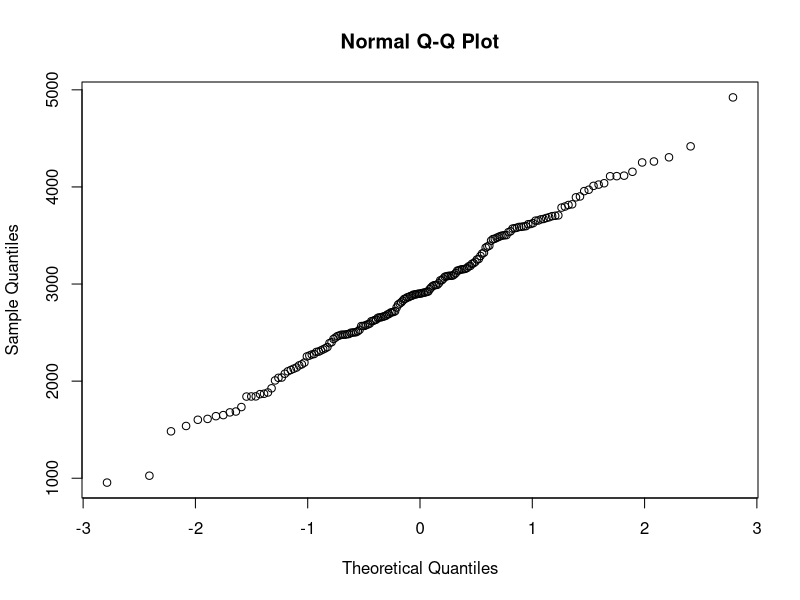
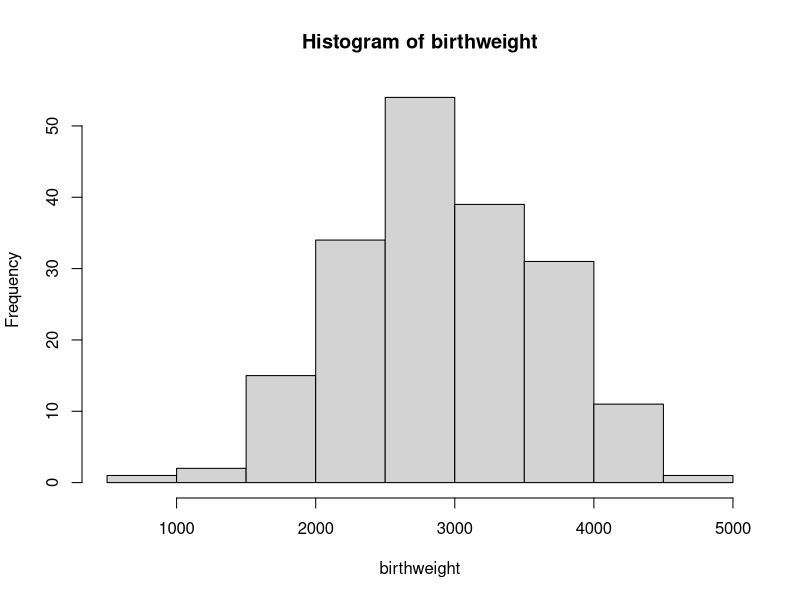
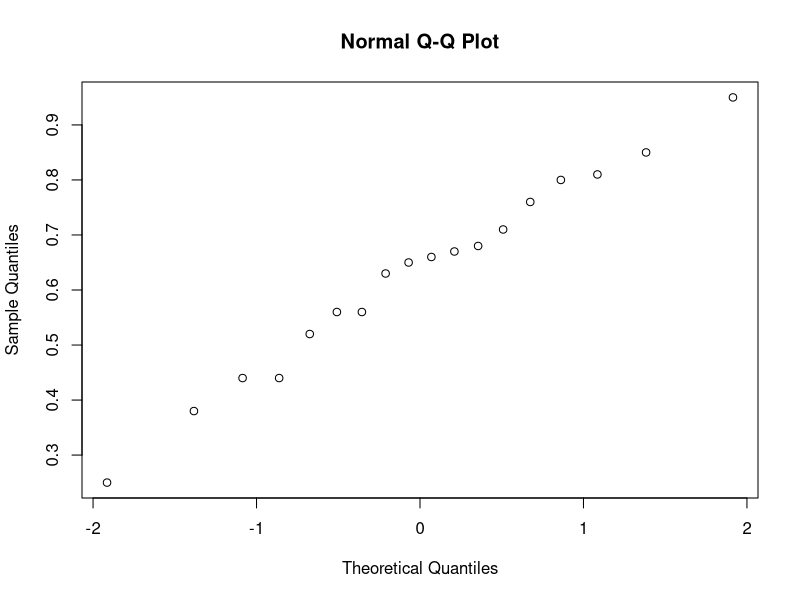
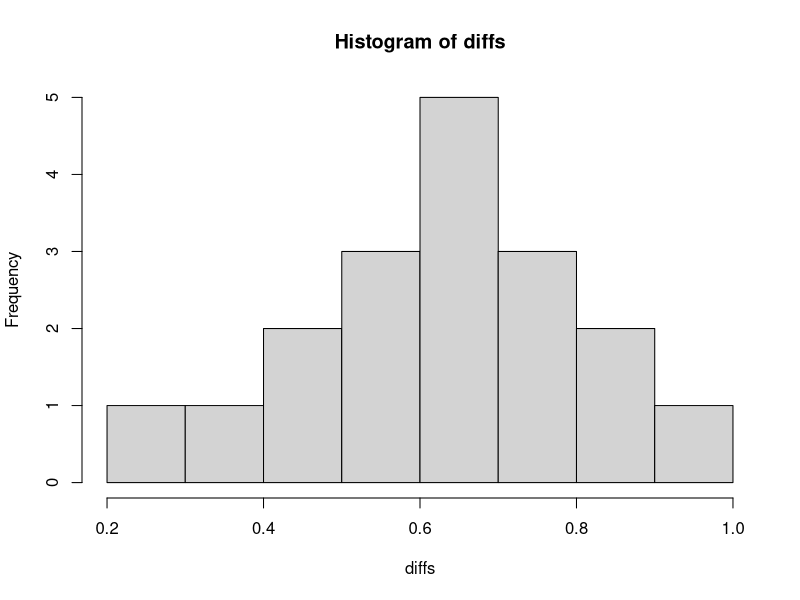
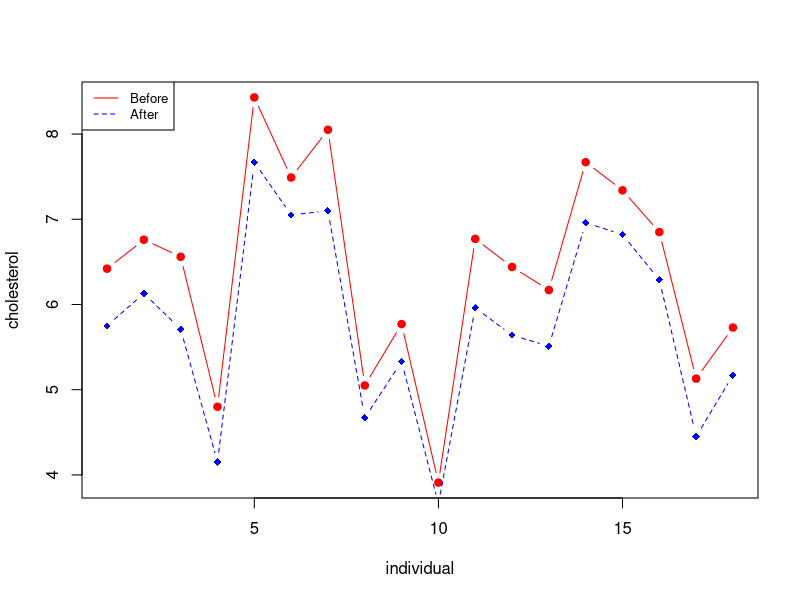
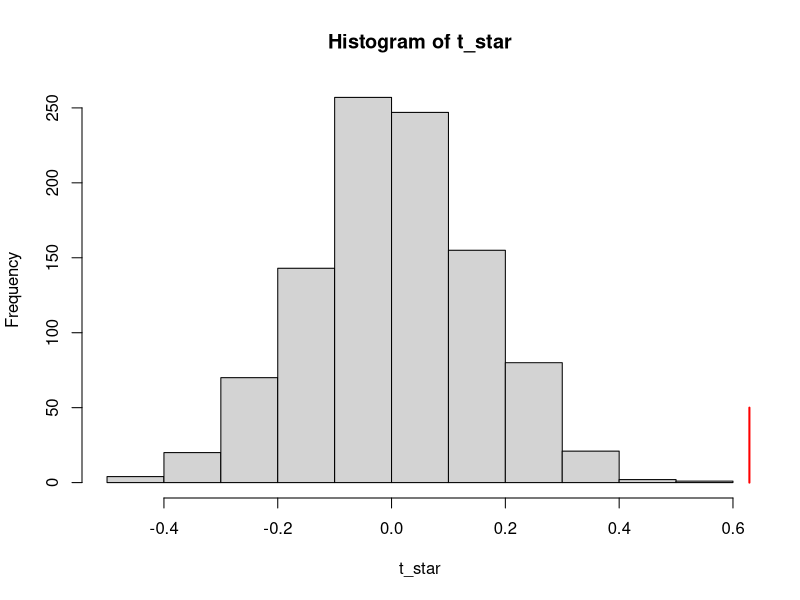
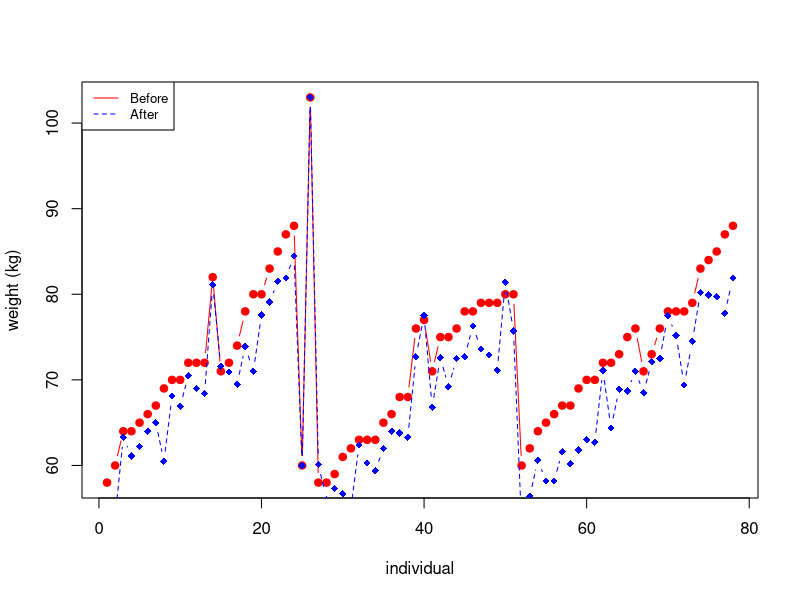
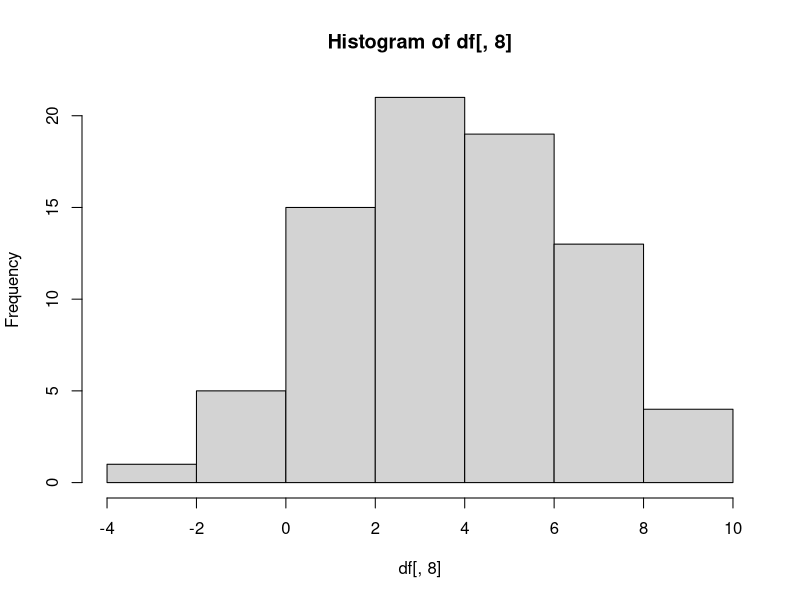

Source code (R) for these figures, in order:
## ---- chunk 1
options(digits=3)
## ---- chunk 2
birthweight <- readLines("data/birthweight.txt")
birthweight <- as.double(birthweight[2:length(birthweight)])
birthweight

# print(paste("Amount of observations: ", length(birthweight)))
## ---- chunk 3
birthweight_mean <- mean(birthweight)
print(paste("Mean of the sample: ", birthweight_mean))
## ---- chunk 4
qqnorm(y = birthweight)
## ---- chunk 5
hist(birthweight)
# add density line
# lines(density(birthweight), col="blue",lwd=2)
## ---- chunk 6
shapiro.test(birthweight)
# H0 - normal distribution, H1 - not normal
## ---- chunk 7
t.test(birthweight, conf.level = 0.96)
## ---- chunk 8
B <- 1000
alpha <- 0.04
T_star <- numeric(B)

for(i in 1:B) {
  X_star <- sample(birthweight, replace = TRUE)
  T_star[i] <- mean(X_star)
}

T_star_q2 <- quantile(T_star, alpha/2)
T_star_q98 <- quantile(T_star, 1 - alpha/2)

c(2*birthweight_mean - T_star_q98, 2*birthweight_mean - T_star_q2)
## ---- chunk 9
sum(T_star<T_star_q2)
## ---- chunk 10
t.test(birthweight, alternative = "greater", mu=2800)
## ---- chunk 11
greater_weight <- as.integer(birthweight > 2800)
binom.test(sum(greater_weight), length(greater_weight), p=0.5, alt="g")
## ---- chunk 12


## ---- chunk 13

## ---- chunk 14
prop.test(c(61, 65), c(95, 93))
## ---- chunk 15
df <- as.data.frame(read.table("data/cholesterol.txt", header=TRUE))
head(df)
## ---- chunk 16
diffs <- df[, 1] - df[, 2]
diffs
qqnorm(diffs)
## ---- chunk 17
hist(diffs)
## ---- chunk 18
shapiro.test(diffs)
## ---- chunk 19
shapiro.test(df[, 1])
shapiro.test(df[, 2])
## ---- chunk 20
cor.test(df[, 1], df[, 2], method="pearson")
## ---- chunk 21
# Create a first line
plot(1:length(df[, 1]), df[, 1], type = "b", pch=19, col = "red", xlab = "individual", ylab = "cholesterol")
lines(1:length(df[, 2]), df[, 2], pch=18, col = "blue", type = "b", lty=2)
legend("topleft", legend=c("Before", "After"), col=c("red", "blue"), lty = 1:2, cex=0.8)
## ---- chunk 22
t.test(df[, 1], df[, 2], paired=2)
## ---- chunk 23
diff_mean <- function(x, y) {
  return(mean(x-y))
}

# original dataframe
stats <- diff_mean(df[, 1], df[, 2])
stats

B <- 1000
t_star <- numeric(B)

for (i in 1:B) {
  diff_star <- t(apply(cbind(df[, 1], df[, 2]), 1, sample))
  t_star[i] <- diff_mean(diff_star[, 1], diff_star[, 2])
}

hist(t_star)
# plot(rep(stats, 2), c(0, 50), col="red", lwd=2)
lines(rep(stats, 2), c(0, 50), col="red", lwd=2)
## ---- chunk 24
# calculating p-value
pl <- sum(t_star < stats) / B
pr <- sum(t_star > stats) / B

p <- 2*min(pl, pr)
p
## ---- chunk 25

mu <- mean(df[, 2])
mu # bar{x}

s <- sd(df[, 2])
s

theta_hat <- 2*mu - 3
theta_hat

alpha <- 0.05

n <- length(df[, 2])
t_alpha <- qt(1 - alpha/2, df=n)
t_alpha

theta_l <- theta_hat - t_alpha*s/sqrt(n)
theta_r <- theta_hat + t_alpha*s/sqrt(n)
c("[", theta_l,",", theta_r, "]")
## ---- chunk 26
t <- max(df[, 2])
t

n <- length(df[, 2])
n

for (theta in 3:12) {
  B <- 1000
  t_star <- numeric(B)
  
  for (i in 1:B) {
    x_star <- runif(n, min = 3, max = theta)
    t_star[i] <- max(x_star)
  }
  
  pl <- sum(t_star < t)/B
  pr <- sum(t_star > t)/B
  
  p <- 2* min(pl, pr)
  print(paste("Theta =", theta, ", ", p))
}
## ---- chunk 27
less_chol <- as.integer(df[, 2] < 6)
binom.test(sum(less_chol), length(less_chol), p=0.5, alt="g")
## ---- chunk 28
less_chol <- as.integer(df[, 2] < 4.5)
binom.test(sum(less_chol),length(less_chol),p=0.25, alt="l")
## ---- chunk 29
df <- as.data.frame(read.table("data/diet.txt", header=TRUE))
df["weight.lost"] <- df["preweight"] - df["weight6weeks"]
head(df)
## ---- chunk 30
# Create a first line
plot(1:length(df[,5]), df[,5], type = "b", pch=19, col = "red", xlab = "individual", ylab = "weight (kg)")
lines(1:length(df[,7]), df[,7], pch=18, col = "blue", type = "b", lty=2)
legend("topleft", legend=c("Before", "After"), col=c("red", "blue"), lty = 1:2, cex=0.8)
## ---- chunk 31
t.test(df[,5], df[,7], paired=TRUE)
## ---- chunk 32
hist(df[,8])
## ---- chunk 33
qqnorm(df[,8])
## ---- chunk 34
shapiro.test(df[,8])
## ---- chunk 35
df$diet <- as.factor(df$diet)
dietaov=lm(weight.lost~diet,data=df)
anova(dietaov)
summary(dietaov)
## ---- chunk 36
# Checking assumptions
qqnorm(residuals(dietaov))
plot(fitted(dietaov), residuals(dietaov))
## ---- chunk 37
kruskal.test(df$weight.lost, df$diet)
## ---- chunk 38
df$gender <- as.factor(df$gender)
dietgenderaov <- lm(weight.lost~gender*diet,data=df)
anova(dietgenderaov)
## ---- chunk 39
summary(dietgenderaov)
## ---- chunk 40
par(mfrow=c(1, 2))
interaction.plot(df$gender, df$diet, df$weight.lost)
interaction.plot(df$diet, df$gender, df$weight.lost)
## ---- chunk 41
genderaov <- lm(weight.lost~gender,data=df)
anova(genderaov)
summary(genderaov)
## ---- chunk 42
# Checking assumptions
par(mfrow=c(1, 2))
qqnorm(residuals(dietgenderaov))
plot(fitted(dietgenderaov), residuals(dietgenderaov))
## ---- chunk 43
print(paste('Diet 1:', dietaov$coefficients[1]))
print(paste('Diet 2:', dietaov$coefficients[1] + dietaov$coefficients[2]))
print(paste('Diet 3:', dietaov$coefficients[1] + dietaov$coefficients[3]))
## ---- chunk 44
require("MASS")
## ---- chunk 45
B <- 6; P <- 4; T <- 3

process <- c()
for (i in 1:B) {
  block <- c()
  for (tr in 1:T) {
    block <- cbind(block, as.numeric(sample(1:P) > 2))
  }
  process <- rbind(process, block)
}

process <- t(process)
rownames(process) <- c("N", "P", "K")
colnames(process) <- paste0(rep(1:6, each=4), paste0(".", rep(1:4, 6)))
process
## ---- chunk 46
interaction.plot(npk$block, npk$N, npk$yield, ylab='average yield', xlab='block', main='Average yield per block', legend=FALSE)
legend("topright", c("yes", "no"), title="N presence", lwd=1, lty=c(1, 2))
## ---- chunk 47
n_block_lm <- lm(yield~block*N, data=npk)
anova(n_block_lm)
## ---- chunk 48
summary(n_block_lm)
## ---- chunk 49
lm <- lm(yield~block+N, data=npk)
anova(lm)
## ---- chunk 50
par(mfrow=c(1, 2))
qqnorm(residuals(lm))
plot(fitted(lm), residuals(lm))
## ---- chunk 51
npklm1 <- lm(yield~P + K + block*N, data=npk)
npklm2 <- lm(yield~N + K + block*P, data=npk)
npklm3 <- lm(yield~N + P + block*K, data=npk)
npklm4 <- lm(yield~block + N + P + K, data=npk)
npklm5 <- lm(yield~N + P + K, data=npk)
## ---- chunk 52
print('Y ~ P + K + block*N')
anova(npklm1)
## ---- chunk 53
print('Y ~ N + K + block*P')
anova(npklm2)
## ---- chunk 54
print('Y ~ N + P + block*K')
anova(npklm3)
## ---- chunk 55
print('Y ~ block + N + P + K')
anova(npklm4)
## ---- chunk 56
npklm5 <- lm(yield~block + N + K, data=npk)
anova(npklm5)
## ---- chunk 57
par(mfrow=c(1, 2))
qqnorm(residuals(npklm4))
plot(fitted(npklm4), residuals(npklm4))
## ---- chunk 58
par(mfrow=c(1, 2))
qqnorm(residuals(npklm5))
plot(fitted(npklm5), residuals(npklm5))
## ---- chunk 59
require(lme4)
npklmer <- lmer(yield~N+(1|block), REML=FALSE, data=npk)
npklmer1 <- lmer(yield~(1|block), REML=FALSE, data=npk)
anova(npklmer1, npklmer)
